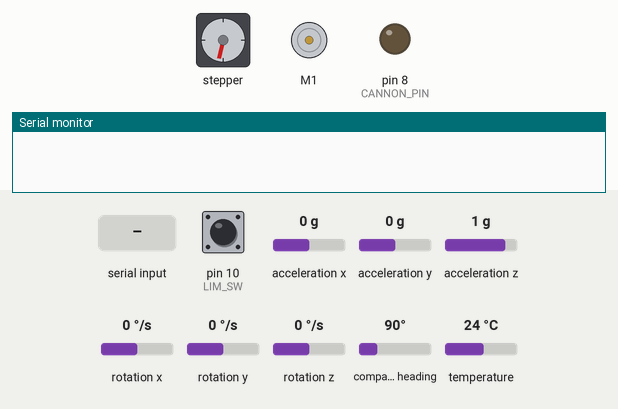
This sketch was run on a simulated Arduino Uno, built with avr-gcc and run on an emulated ATmega328P. Parts: stepper motor, DC motor (green arrow = forward, orange = backward, longer = faster), output pins drawn as LEDs (lit = HIGH), the last lines printed to the serial monitor. The inputs (shaded band) are chosen by the test bench; at power-on: pin 10 (LIM_SW) HIGH, acceleration x 0 g, acceleration y 0 g, acceleration z 1 g, rotation x 0 °/s, rotation y 0 °/s, rotation z 0 °/s, compass heading 90°, temperature 24 °C. Stepper angles assume 400 steps per turn.

Above: at 0.8 s.
0.9 s: pin 10 (LIM_SW) pulled LOW for 0.15 s
At 2.1 s:
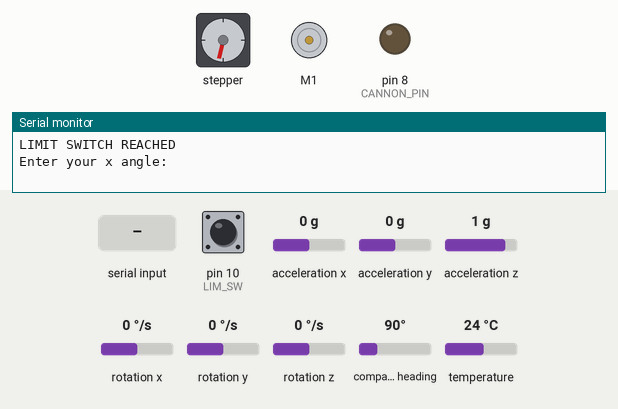
2.5 s: "90,45\n" received over Serial
4.0 s: "30,150\n" received over Serial
5.5 s: "5\n" received over Serial
At 5.65 s:
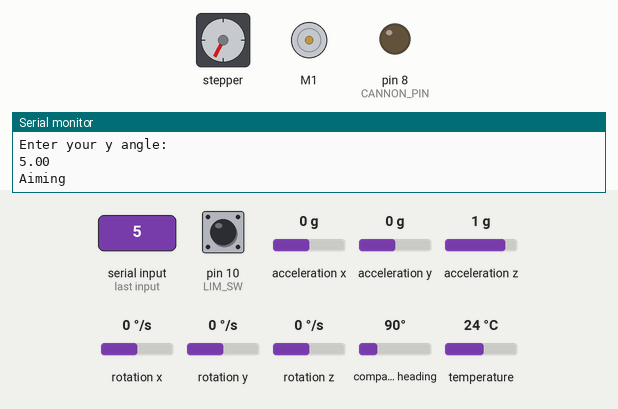
At 14.0 s:
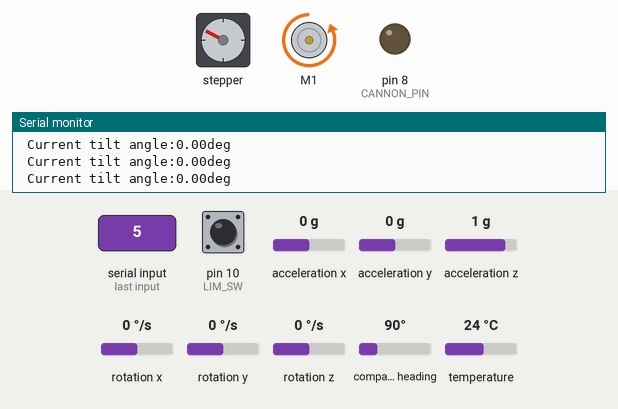
Timing chart, 0 to 14.7 s (numbered marks = the images above; inputs shaded):
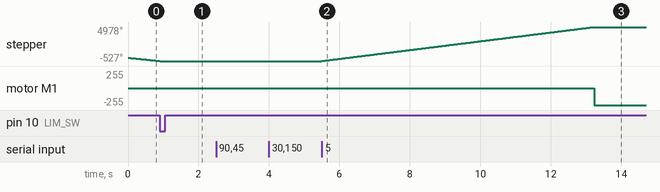

The sketch:

advanced_controller.ino
```cpp
#include <Arduino.h>
#include <Adafruit_LSM9DS1.h>
#include <Adafruit_Sensor.h>
#include <Wire.h>
#include <SPI.h>
#include <BasicStepperDriver.h>
#include <Adafruit_MotorShield.h>
#include <math.h>

//_____________________________________________________________________________________
//                        IMU DEFININITIONS
//_____________________________________________________________________________________

#define LSM9DS1_SCK A5
#define LSM9DS1_MISO 12
#define LSM9DS1_MOSI A4
#define LSM9DS1_XGCS 6
#define LSM9DS1_MCS 5

//_____________________________________________________________________________________
//                        IMU GLOBALS
//_____________________________________________________________________________________

Adafruit_LSM9DS1 lsm = Adafruit_LSM9DS1();

//_____________________________________________________________________________________
//                        STEPPER DEFININITIONS
//_____________________________________________________________________________________

#define LIM_SW 10        //Limit switch pin
#define DIR 4            //Direction pin
#define STEP 3           //Step pin

#define MOTOR_STEPS 400  //Steps per revolution
#define RPM 120

#define MAX_ELEVATION 50
#define MIN_ELEVATION -40

//_____________________________________________________________________________________
//                        MOTOR GLOBALS
//_____________________________________________________________________________________

const double GEAR_RATIO = 70.5882;  //for every 70.5882 rotations of the stepper motor, the gantry will rotate once
const double HOME_POSITION = -48; //degrees from straight ahead

double gantryPosition = 0; //current position of the gantry (degrees)

BasicStepperDriver stepper(MOTOR_STEPS, DIR, STEP);

Adafruit_MotorShield AFMS = Adafruit_MotorShield();
Adafruit_DCMotor *yMotor = AFMS.getMotor(1);

double tilt_offset = 0;
double error_bound = 1;

//_____________________________________________________________________________________
//                        CANNON DEFININITIONS
//_____________________________________________________________________________________

#define CANNON_PIN 8

//_____________________________________________________________________________________
//                        Setup
//_____________________________________________________________________________________

void setup() {
  // Start Serial Connection
  Serial.begin(115200);

  // Initialize Cannon
  pinMode(CANNON_PIN, OUTPUT);

  // Initialize Stepper
  pinMode(LIM_SW, INPUT_PULLUP);
  stepper.begin(RPM, 1);

  // Initialize Motor Shield
  if (!AFMS.begin()) {         // create with the default frequency 1.6KHz
    Serial.println("Could not find Motor Shield. Check wiring.");
    while (1);
  }

  // Initialize IMU
  if (!lsm.begin())
  {
    Serial.println("Oops ... unable to initialize the LSM9DS1. Check your wiring!");
    while (1);
  }

  lsm.setupAccel(lsm.LSM9DS1_ACCELRANGE_2G);
  lsm.setupMag(lsm.LSM9DS1_MAGGAIN_4GAUSS);
  lsm.setupGyro(lsm.LSM9DS1_GYROSCALE_2000DPS);

  // Send to home position
  homeStepper();
  //goToElevation(0);
}

void loop() {
  double xAngle, yAngle;

  Serial.println("Enter your x angle: ");
  double buff = 361;
  while (buff > -HOME_POSITION || buff < HOME_POSITION) {
    if(Serial.available() > 0){
      buff = Serial.parseFloat();
      Serial.println(buff);

      while (Serial.available()) {
        Serial.read();
      }
    }
  }
  xAngle = buff;

  Serial.println("Enter your y angle: ");
  buff = 361;
  while (buff > MAX_ELEVATION || buff < MIN_ELEVATION) {
    if(Serial.available() > 0){
      buff = Serial.parseFloat();
      Serial.println(buff);

      while (Serial.available()) {
        Serial.read();
      }
    }
  }
  yAngle = buff;

  Serial.println("Aiming");
  goToRotation(xAngle);
  goToElevation(yAngle);
  delay(200);

  Serial.println("Firing");
  fire();
  delay(1000);
}

int homeStepper(void)
{
  bool isHome = false;

  stepper.startRotate(-360 * GEAR_RATIO); //start moving the gantry towards the limit switch (degrees)

  while (!isHome)
  {
    if (digitalRead(LIM_SW) == LOW)
    {
        stepper.stop();
        isHome = true;
        Serial.println("LIMIT SWITCH REACHED");
    }
    stepper.nextAction();
  }

  gantryPosition = HOME_POSITION;
  return 0;
}

int goToRotation(double newGantryPosition)
{
  double movementAmount = (newGantryPosition - gantryPosition) * GEAR_RATIO;
  stepper.rotate(movementAmount);
  gantryPosition = newGantryPosition;
  return 0;
}

int goToElevation(double target) {
  target = target + tilt_offset;

  /* Get a new sensor event */
  sensors_event_t a, m, g, temp;
  double tilt_angle;

  do{
    lsm.read();  /* ask it to read in the data */
    lsm.getEvent(&a, &m, &g, &temp);
    tilt_angle = atan2(a.acceleration.x, a.acceleration.y) * (180/3.141592);
    Serial.print(" Current tilt angle:"); Serial.print(tilt_angle);   Serial.println("deg");

    if (tilt_angle > target) {
      yMotor->run(FORWARD);
      yMotor->setSpeed(255);
    }
    else {
      yMotor->run(BACKWARD);
      yMotor->setSpeed(255);
    }
    delay(20);
  }
  while (abs(tilt_angle - target) > error_bound);

  yMotor->setSpeed(0);
  return 0;
}

int fire() {
  digitalWrite(CANNON_PIN, HIGH);
  delay(500);
  digitalWrite(CANNON_PIN, LOW);
}
```

Measured:
- after the input at 0.9 s, stepper: stops changing and stays -527°
- after the input at 5.5 s, stepper: turns 5505° clockwise in 7.7 s, starting at once; motor M1: stopped → backward 255/255 after 7.7 s
